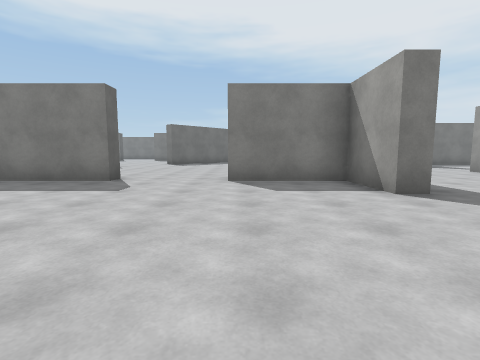
View 1 (above)

24 first-person views from a walk through a 3-D level made in the Unity game engine. The camera is 1.2 m above the floor, tilts 6° down and sees 85° across. The floor is counted in squares, 2 m on a side. Each view is taken from the middle of a square. On the plan, view 1 faces up. The plan holds only what a view shows up to about 9 squares ahead; the rest is blank. The place goes on beyond the plan. The player character is not drawn. Surface patterns are stand-ins for the level's own textures.

View 2
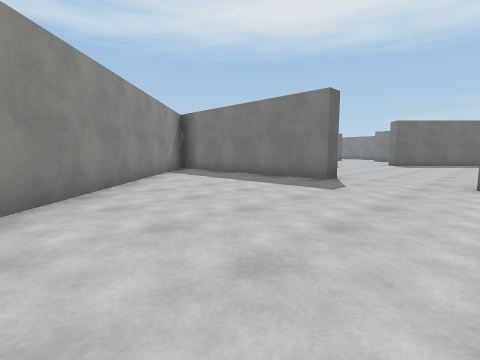

View 3
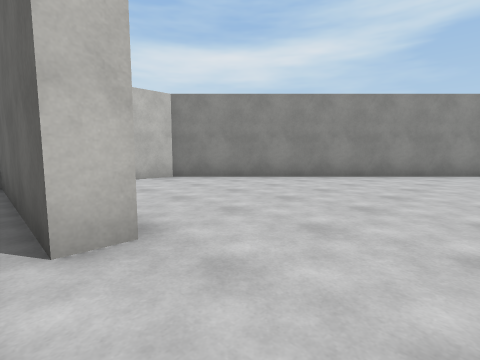

View 4
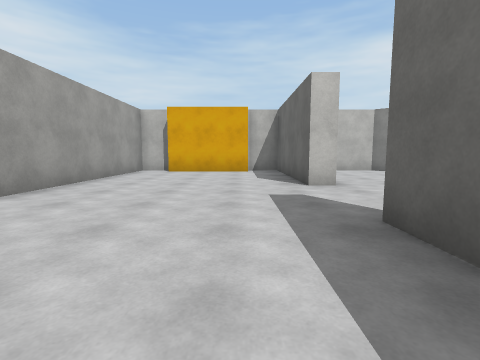

View 5
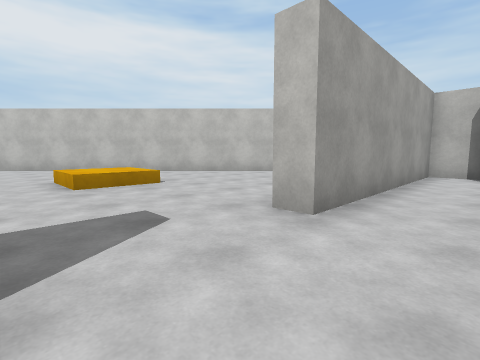

View 6
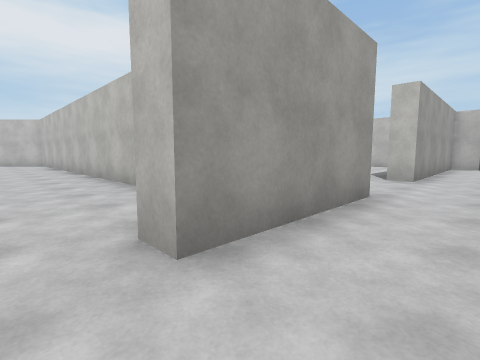

View 7
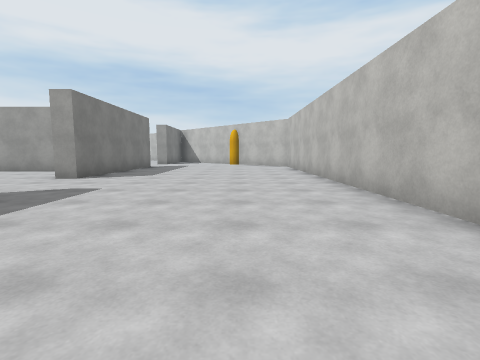

View 8
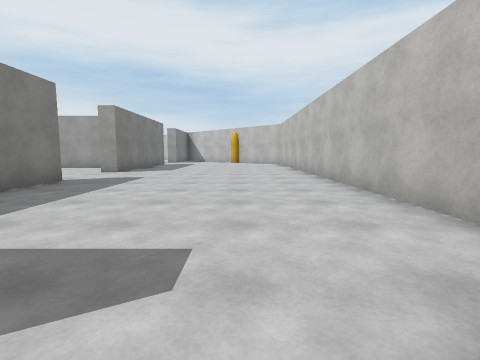

View 9
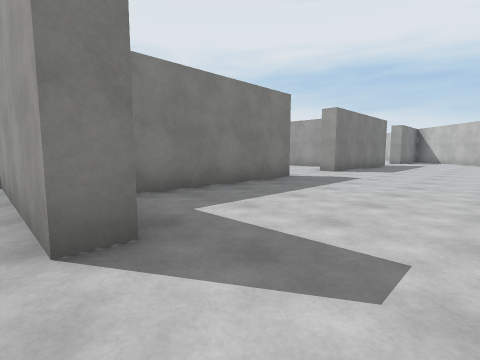

View 10
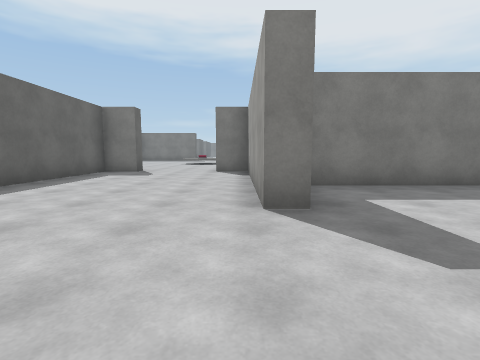

View 11
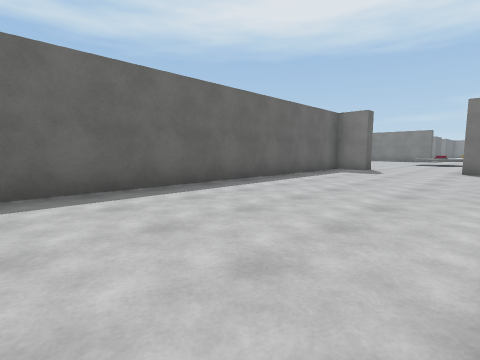

View 12
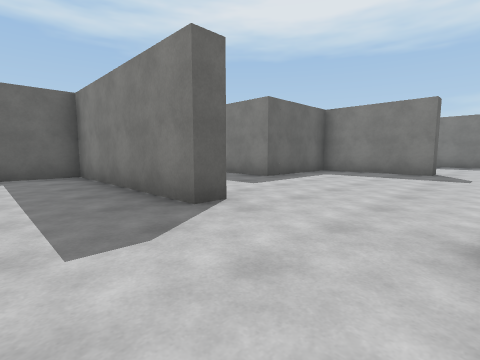

View 13
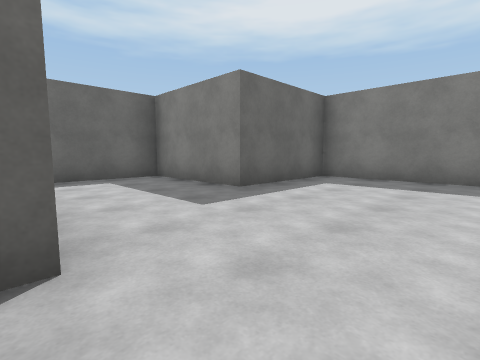

View 14
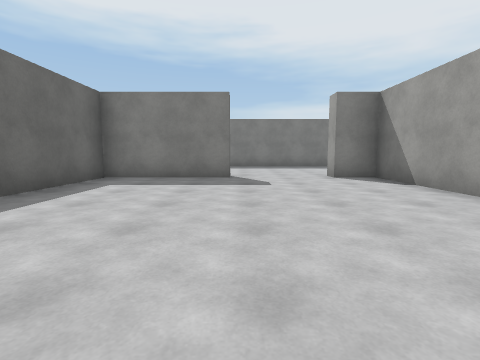

View 15
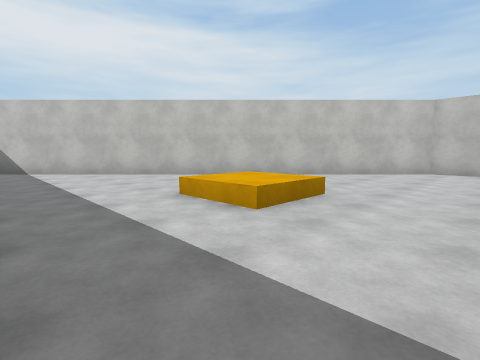

View 16
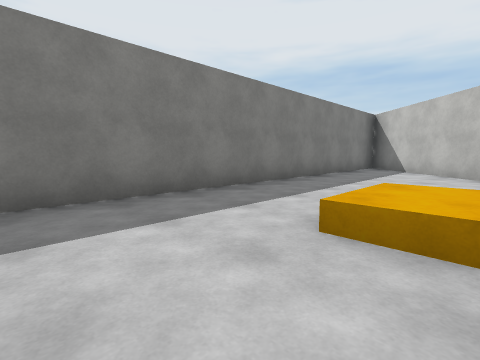

View 17
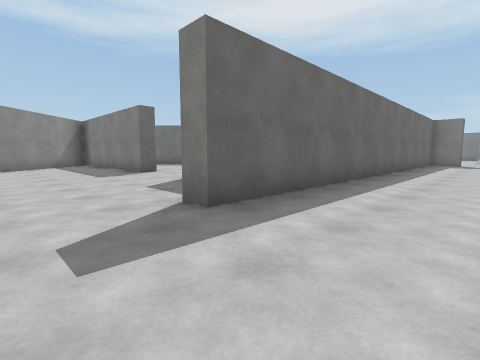

View 18
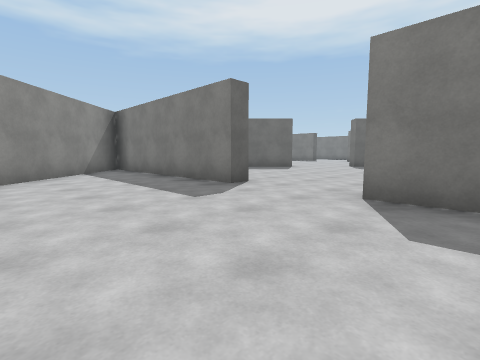

View 19
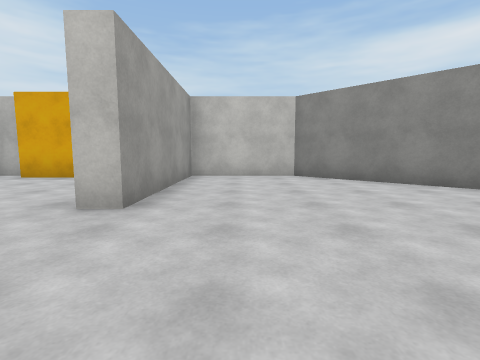

View 20
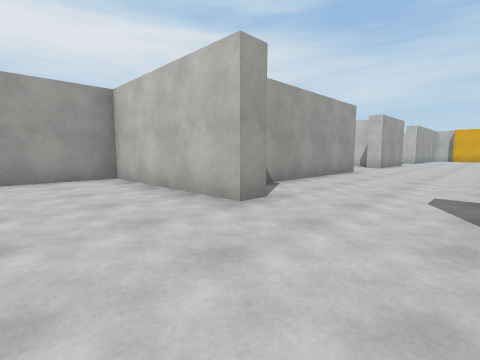

View 21
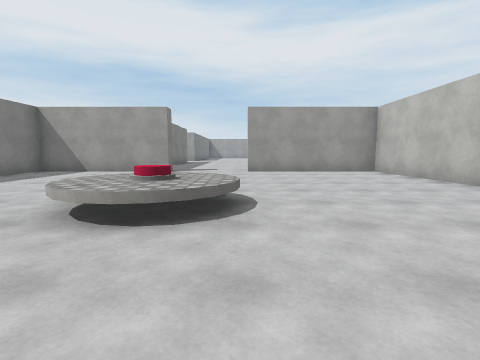

View 22
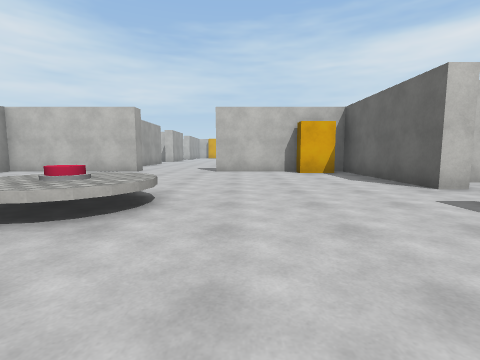

View 23
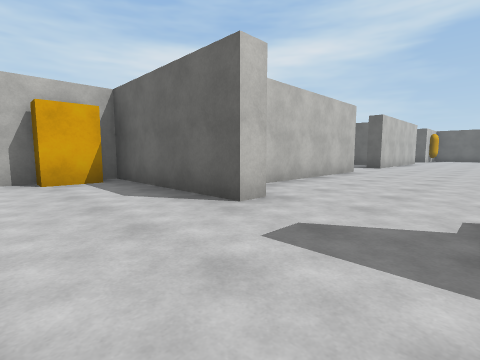

View 24
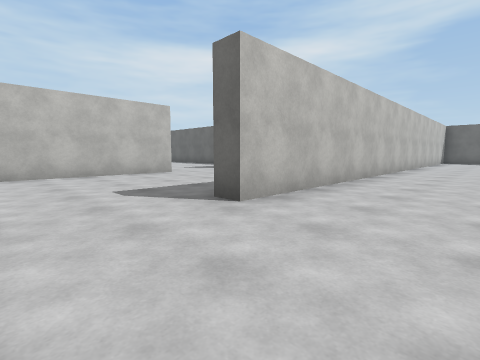

### Floor plan
Points are (right, up) in squares from view 1. A wall is a line through its corners. A room is listed if a view was taken in it or the views show most of it. See-through windows are left out.
Room 1 (views 1, 2, 3, 18, 19)
walls: (2.8, 3.8) (2.2, 3.8) (2.2, 5.5) (-0.2, 5.5); (-2.7, 6.1) (-2.7, 5.5) (-8.4, 5.5); (-8.5, 5.4) (-0.4, -2.8) (2.2, -2.8) (2.2, 1.3) (2.8, 1.3)
ways out: opening at (3, 2.5) to room 2; opening at (-1.5, 6)
Room 2 (views 4, 5, 6, 7, 8, 9, 10, 11, 12, 13, 14, 15, 16, 17, 20, 21, 22, 23, 24)
walls: (7.9, 10.7) (7.2, 10.7) (7.2, 16.3) (6.2, 16.3) (6.2, 16.7) (10.2, 16.7) (10.2, 20.8); (-0.9, 20.8) (-0.3, 20.8) (-0.3, 16.7) (3.8, 16.7) (3.8, 16.3) (2.8, 16.3) (2.8, 3.8); (12.5, 13.4) (12.5, 12.7) (7.8, 12.7) (7.8, 11.2); (10.8, 23.2) (10.2, 23.2) (10.2, 27.2) (8.8, 27.2); (9.1, 7) (18, 7); (13.8, 19.8) (13.8, 19.3) (10.8, 19.3) (10.8, 16.3) (7.8, 16.3) (7.8, 14); (-6.4, 19.8) (-1.6, 19.8); (7.2, 5.2) (7.2, 8.2) (7.8, 8.2); (17.3, 14.8) (17.3, 19.3) (16.3, 19.3) (16.3, 19.8); (18.1, 12.7) (15, 12.7) (15, 13.2); (2.8, 1.3) (2.8, -2.8) (3.8, -2.8); (18.4, 6.5) (9.1, 6.5); (3.8, -2.2) (6.2, -2.2); (-12.6, 24.8) (-4.3, 24.8) (-4.3, 24.2); (6.2, -2.8) (7.2, -2.8) (7.2, 2.7) (7.8, 2.7); (9.4, -2.8) (10.4, -2.8) (18.6, 5.4)
low walls: (4.2, 21.4) (4, 21.8); (4.1, 22.5) (4.5, 22.9)
ways out: opening at (3, 2.5) to room 1; opening at (-7.5, 19)
objects: block (1, 17); other object (5, 22)

Where each view was taken, in squares from view 1:
view 1: 0 up, 0 right, facing up
view 2: 0 up, 0 right, facing up-left
view 3: 3 up, 3 right, facing down-left
view 4: 6 up, 4 right, facing down
view 5: 5 up, 6 right, facing down-right
view 6: 9 up, 6 right, facing down-right
view 7: 9 up, 9 right, facing right
view 8: 9 up, 7 right, facing right
view 9: 9 up, 7 right, facing up-right
view 10: 8 up, 7 right, facing up
view 11: 7 up, 7 right, facing up-left
view 12: 11 up, 15 right, facing up-left
view 13: 13 up, 14 right, facing up-left
view 14: 13 up, 14 right, facing up
view 15: 6 up, 9 right, facing down-right
view 16: 3 up, 9 right, facing up-right
view 17: 2 up, 5 right, facing up-left
view 18: 2 up, 1 right, facing up-left
view 19: 4 up, 1 right, facing down
view 20: 19 up, 4 right, facing down-right
view 21: 21 up, 2 right, facing right
view 22: 25 up, 3 right, facing down
view 23: 23 up, 2 right, facing down-left
view 24: 27 up, 2 left, facing down-left
